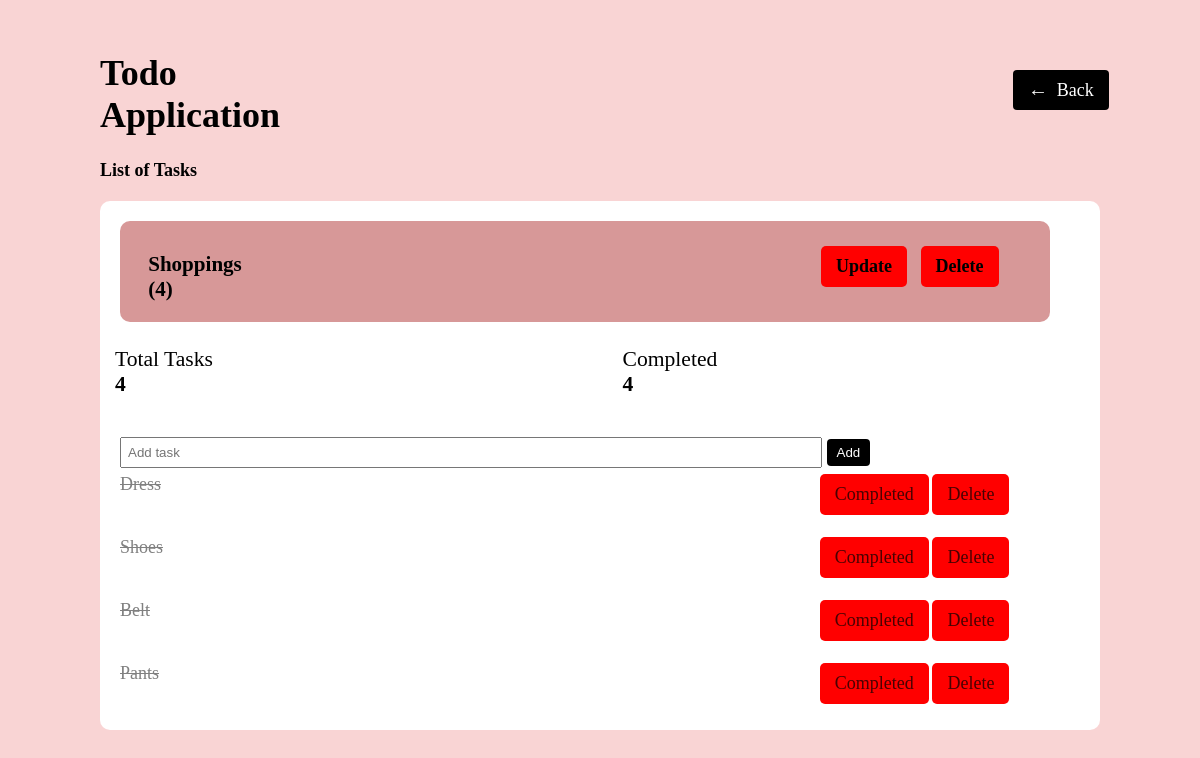
Before: /viewlist/1 with the older database file.
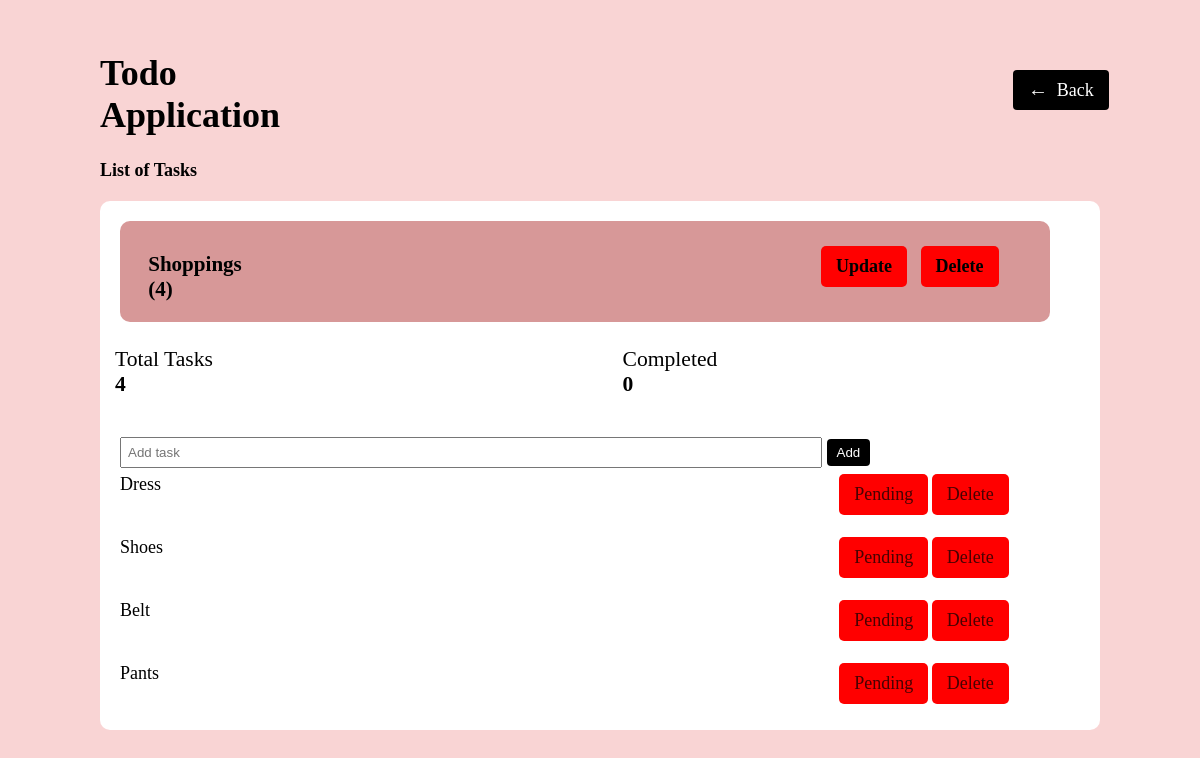
After: the same page with the newer database file.
### tables this page shows
CREATE TABLE lists (
            id INTEGER PRIMARY KEY AUTOINCREMENT,
            name TEXT NOT NULL
        );

CREATE TABLE tasks (
            id INTEGER PRIMARY KEY AUTOINCREMENT,
            list_id INTEGER,
            task TEXT NOT NULL,
            status TEXT NOT NULL,
            FOREIGN KEY (list_id) REFERENCES lists(id)
        );

### app.py (the view)
@app.route('/viewlist/<list_id>')
def viewlist(list_id):
    db = get_db()
    com = db.cursor()
    com.execute("SELECT * FROM lists WHERE id = ?", (list_id,))
    lists = com.fetchall()
    list_data = []
    total_tasks = 0
    completed_tasks = 0
    com.execute(
        "SELECT * FROM tasks WHERE list_id = ?", (list_id,)
    )
    tasks = com.fetchall()
    total_tasks = total_tasks + len(tasks)
    completed_tasks = completed_tasks + len([t for t in tasks if t[3] == "Completed"])
    list_data.append({
        "id": list_id,
        "name": lists[0][1],
        "tasks": tasks,
        "task_count": len(tasks)
    })
    db.close()
    return render_template(
        "viewlist.html",
        lists=list_data,
        lists_count=len(lists),
        total_tasks=total_tasks,
        completed_tasks=completed_tasks
    )

### app.py (called while the page is built)
def get_db():
    return sqlite3.connect(DB_NAME)

### templates/viewlist.html (shortened to what this page needs)
<!DOCTYPE html>
<html>
<head>
  <link rel="stylesheet" href="/static/viewlist.css">
</head>
<body>
  <div class="container">
    <div class="container_button">
      <div>
      <h1>Todo Application
      <h4 class="subtitle">List of Tasks</h4>
      </h1>
      </div>
      <div class="backdiv">
      <a href="/index" class="backbutton"><span style='font-size:20px;'>&#8592;</span>Back </a>
        </div>
    </div>
    <div class="lists">
      {% for list in lists %}
      <div class="list">
        <div class="list_button">
          <h3><span id="name{{ list.id }}" contenteditable="false">
              {{ list.name }}
            </span>
            ({{ list.task_count }})</h3>
          <div class="container_2">
            <a type="button" id="btn{{ list.id }}" onclick="editList('{{ list.id }}')" class="btn" style="color: black;">
              <b>Update</b>
            </a>
            <a href="/delete_list/{{ list.id }}" class="btn topdelete" style="color: black;"
              onclick="return confirm('Delete this list and all its tasks?')">
              Delete
            </a>
          </div>
        </div>
        <div class="status">
          <div class="card">Total Tasks<br><b>{{ total_tasks }}</b></div>
          <div class="card">Completed<br><b>{{ completed_tasks }}</b></div>
        </div>
        <form action="/add_task/{{ list.id }}" method="POST">
          <input type="text" name="task" placeholder="Add task" required>
          <button class="button">Add</button>
        </form>
        {% for task in list.tasks %}
        <div class="task">
          <span class="{% if task[3]=='Completed' %}done{% endif %}">
            {{ task[2] }}
          </span>
          <span class="buttons">
            {% if task[3] != 'Completed' %}
            <a href="/complete/{{ task[0] }}/{{ list.id }}" class="btn">Pending</a>
            {% elif task[3] == 'Completed' %}
            <a href="/completed/{{ task[0] }}/{{ list.id }}" class="btn">Completed</a>
            {% endif %}
            <a href="/delete/{{ task[0] }}/{{ list.id }}" class="btn">Delete</a>
          </span>
        </div>
        {% endfor %}
      </div>
      {% endfor %}
    </div>
  </div>
</body>
</html>

### static/viewlist.css (style rules this page uses)
body { background-color: rgb(249, 212, 212); }
form { margin-left: 2%; }
.container { max-width: 1000px; margin: auto; padding: 20px; font-size: large; }
h1 { margin-bottom: 5px; }
.subtitle { color: black; margin-bottom: 20px; }
.status { display: grid; grid-template-columns: repeat(auto-fit, minmax(180px, 1fr)); gap: 15px; margin-bottom: 25px; }
.card { background: white; padding: 15px; border-radius: 8px; font-size: larger; }
.lists { display: grid; grid-template-columns: repeat(auto-fit); gap: 20px; }
.list { padding-top: 2%; padding-bottom: 1%; background: white; border-radius: 10px; }
.list h3 { background-color: rgb(215, 152, 152); margin-left: 2%; margin-bottom: 10px; }
.list a { margin-left: 2%; margin-bottom: 10px; text-decoration: none; }
.task { display: flex; justify-content: space-between; padding: 6px 0; margin-left: 2%; }
span { margin-right: 10%; }
.button { padding: 6px 10px; border: none; background: black; color: white; border-radius: 4px; }
.list_button { padding: 1%; width: 910px; background-color: rgb(215, 152, 152); margin-left: 2%; margin-bottom: 10px; display: flex; border-radius: 10px; }
.container_2 { align-items: center; background-color: rgb(215, 152, 152); display: flex; gap: 10px; margin-left: 60%; }
.topdelete { background-color: #e63946; color: white; padding: 10px 16px; border-radius: 6px; text-decoration: none; font-weight: bold; }
.btn { padding: 10px 15px; background-color: red; color: rgb(72, 2, 2); border-radius: 5px; cursor: pointer }
input { padding: 6px; width: 70%; }
.backbutton { padding: 10px 15px; border: none; background: black; color: white; border-radius: 4px; height: 20%; text-decoration: none; }
.container_button { display: flex; }
.backdiv { margin-top: 5%; margin-left: 65%; }
.buttons { display: flex; }

Changed rows visible on the page:
computed for lists "Shoppings": completed_tasks "4" → "0"
changed tasks "Dress": status "Completed" → "Pending"
changed tasks "Shoes": status "Completed" → "Pending"
changed tasks "Belt": status "Completed" → "Pending"
changed tasks "Pants": status "Completed" → "Pending"
